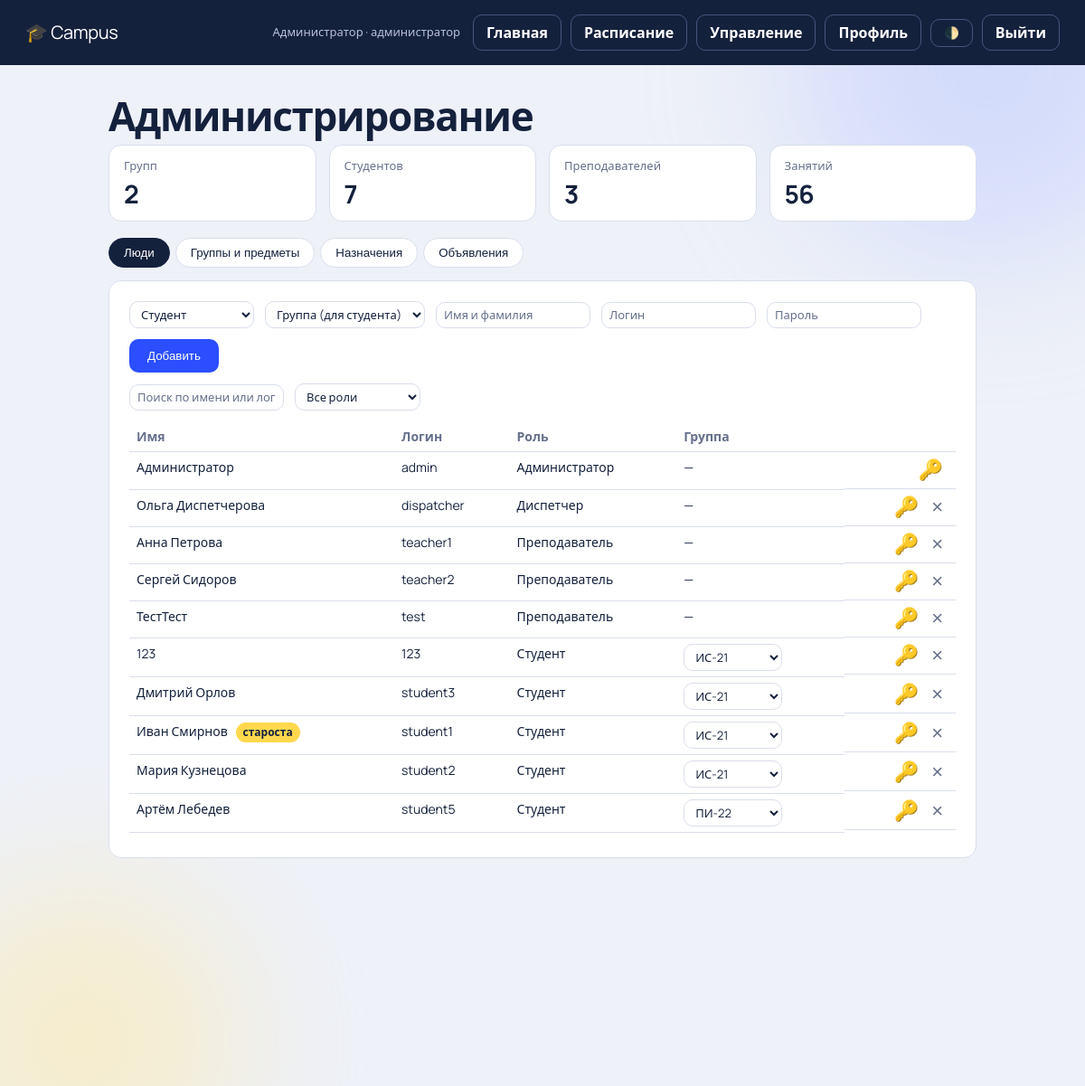
The page /admin (signed in) on the database its author committed.
### tables this page shows
CREATE TABLE users(id INTEGER PRIMARY KEY, login TEXT UNIQUE NOT NULL, pw TEXT NOT NULL, name TEXT NOT NULL,
  role TEXT NOT NULL, group_id INTEGER REFERENCES groups(id));

CREATE TABLE groups(id INTEGER PRIMARY KEY, name TEXT UNIQUE NOT NULL, head_id INTEGER REFERENCES users(id) ON DELETE SET NULL);

### campus/app.py (the view)
@app.route("/admin")
@role("admin")
def admin():
    d = db(); q = lambda x: d.execute(x).fetchall(); one = lambda x: d.execute(x).fetchone()[0]
    users = q("""SELECT u.*, g.name gname FROM users u LEFT JOIN groups g ON g.id=u.group_id
      ORDER BY CASE u.role WHEN 'admin' THEN 0 WHEN 'dispatcher' THEN 1 WHEN 'teacher' THEN 2 ELSE 3 END, g.name, u.name""")
    sbg = {}
    for u in users:
        if u["role"] == "student" and u["group_id"]: sbg.setdefault(u["group_id"], []).append(u)
    return render_template("admin.html", users=users, sbg=sbg, groups=q("SELECT * FROM groups ORDER BY name"),
        subjects=q("SELECT * FROM subjects ORDER BY name"), teachers=q("SELECT * FROM users WHERE role='teacher' ORDER BY name"),
        assigns=q("""SELECT a.id, g.name gname, s.name sname, t.name tname FROM assignments a JOIN groups g ON g.id=a.group_id
                     JOIN subjects s ON s.id=a.subject_id JOIN users t ON t.id=a.teacher_id ORDER BY g.name, s.name, t.name"""),
        counts=dict(groups=one("SELECT COUNT(*) FROM groups"), students=one("SELECT COUNT(*) FROM users WHERE role='student'"),
                    teachers=one("SELECT COUNT(*) FROM users WHERE role='teacher'"), lessons=one("SELECT COUNT(*) FROM lessons")),
        anns=announcements(), can_del=True, all_ok=True)

### campus/app.py (called while the page is built)
def db():
    if "db" not in g:
        g.db = sqlite3.connect(DB); g.db.row_factory = sqlite3.Row
        g.db.execute("PRAGMA foreign_keys=ON")
    return g.db

def role(*rs):
    def deco(f):
        @wraps(f)
        def wrap(*a, **k):
            if session.get("role") not in rs:
                return redirect(url_for("login"))
            return f(*a, **k)
        return wrap
    return deco

@app.context_processor
def inject():
    return dict(now=datetime.now(), WDF=WDF)

def announcements(where="", args=()):
    return db().execute("""SELECT a.*, u.name author, g.name gname FROM announcements a JOIN users u ON u.id=a.author_id
      LEFT JOIN groups g ON g.id=a.group_id """ + where + " ORDER BY a.id DESC LIMIT 8", args).fetchall()

### templates/admin.html (shortened to what this page needs)
{% extends "base.html" %}{% block title %}Администрирование — Campus{% endblock %}
{% block content %}{% macro del(kind, id, msg='Удалить? Связанные данные тоже будут удалены.') %}<form method="post" action="{{ url_for('admin_act', act='del') }}" onsubmit="return confirm('{{ msg }}')"><input type="hidden" name="kind" value="{{ kind }}"><input type="hidden" name="id" value="{{ id }}"><button class="x" title="Удалить">×</button></form>{% endmacro %}
{% macro key(id) %}<button type="button" class="x k" title="Сменить пароль" onclick="resetPw({{ id }})">🔑</button>{% endmacro %}
{% set roles = {'admin':'Администратор','dispatcher':'Диспетчер','teacher':'Преподаватель','student':'Студент'} %}
<h1 class="in">Администрирование</h1>
<div class="cnts in" style="--i:1"><div class="card"><small>Групп</small><b>{{ counts.groups }}</b></div><div class="card"><small>Студентов</small><b>{{ counts.students }}</b></div><div class="card"><small>Преподавателей</small><b>{{ counts.teachers }}</b></div><div class="card"><small>Занятий</small><b>{{ counts.lessons }}</b></div></div>
<div class="tabs in" style="--i:2"><button class="on" data-t="people">Люди</button><button data-t="structure">Группы и предметы</button><button data-t="assign">Назначения</button><button data-t="news">Объявления</button></div>
<section class="pane on" id="people"><div class="card"><form class="row compact" method="post" action="{{ url_for('admin_act', act='user') }}">
<select name="role"><option value="student">Студент</option><option value="teacher">Преподаватель</option><option value="dispatcher">Диспетчер</option></select>
<select name="group_id"><option value="">Группа (для студента)</option>{% for g in groups %}<option value="{{ g.id }}">{{ g.name }}</option>{% endfor %}</select>
<input name="name" placeholder="Имя и фамилия" required><input name="login" placeholder="Логин" required><input name="password" type="password" placeholder="Пароль" required><button class="btn">Добавить</button></form>
<div class="row compact" style="margin:12px 0"><input id="qi" placeholder="Поиск по имени или логину"><select id="rf"><option value="">Все роли</option></select></div>
<div class="scroll" style="max-height:460px;overflow-y:auto"><table class="tbl compact" id="ut"><thead><tr><th>Имя</th><th>Логин</th><th>Роль</th><th>Группа</th><th></th></tr></thead><tbody>
{% for u in users %}<tr data-r="{{ u.role }}"><td>{{ u.name }}{% for g in groups if g.head_id == u.id %} <span class="badge">староста</span>{% endfor %}</td><td>{{ u.login }}</td><td>{{ roles[u.role] }}</td>
<td>{% if u.role == 'student' %}<form method="post" action="{{ url_for('admin_act', act='move') }}"><input type="hidden" name="id" value="{{ u.id }}"><select name="group_id" onchange="this.form.submit()"><option value="">Без группы</option>{% for g in groups %}<option value="{{ g.id }}" {% if g.id == u.group_id %}selected{% endif %}>{{ g.name }}</option>{% endfor %}</select></form>{% else %}—{% endif %}</td>
<td class="act">{{ key(u.id) }}{% if u.id != session.uid %}{{ del('user', u.id) }}{% endif %}</td></tr>{% endfor %}</tbody></table></div></div></section>
<form id="pwf" method="post" action="{{ url_for('admin_act', act='pw') }}"><input type="hidden" name="id"><input type="hidden" name="password"></form>{% endblock %}

### templates/base.html (shortened to what this page needs)
<!doctype html>
<html lang="ru"><head><meta charset="utf-8"><meta name="viewport" content="width=device-width,initial-scale=1">
<link rel="stylesheet" href="{{ url_for('static', filename='style.css') }}"><link rel="stylesheet" href="{{ url_for('static', filename='extra.css') }}">
</head>
<body><div class="blob b1"></div><div class="blob b2"></div>
{% if session.uid %}<header>
<a class="logo" href="{{ url_for('index') }}">🎓 Campus</a>
<nav class="nav" id="mainNav">
<span class="nav-user">{{ session.name }} · {{ {'admin':'администратор','dispatcher':'диспетчер','teacher':'преподаватель','student':'студент'}[session.role] }}</span>
<a class="btn ghost" href="{{ url_for('index') }}">Главная</a>
<a class="btn ghost" href="{{ url_for('schedule') }}">Расписание</a>
{% if session.role in ('admin', 'dispatcher') %}<a class="btn ghost" href="{{ url_for('dispatcher') }}">Управление</a>{% endif %}
<a class="btn ghost" href="{{ url_for('profile') }}">Профиль</a>
<button type="button" class="btn ghost theme-btn" id="themeBtn" title="Тема">🌓</button>
<a class="btn ghost" href="{{ url_for('logout') }}">Выйти</a>
</nav>
</header>{% endif %}
<main class="wrap">{% block content %}{% endblock %}</main><div id="toast"></div>
{% block js %}{% endblock %}</body></html>

### static/style.css (style rules this page uses)
:root { --bg:#eef1f8;--ink:#14213d;--mut:#66708c;--line:#d9deec;--card:#fff;--a:#2b4eff;--hl:#ffd84d;--ok:#1fa971;--bad:#e5484d }
* { box-sizing:border-box;margin:0 }
body { font-family:Manrope,"Segoe UI",system-ui,sans-serif;background:var(--bg);color:var(--ink);min-height:100vh;line-height:1.5 }
.blob { position:fixed;z-index:-1;border-radius:50%;filter:blur(80px);opacity:.5;animation:drift 20s ease-in-out infinite }
.b1 { width:420px;height:420px;background:#b9c6ff;top:-140px;right:-100px }
.b2 { width:340px;height:340px;background:#ffe9a0;bottom:-120px;left:-80px;animation-delay:-8s }
header { display:flex;align-items:center;gap:16px;padding:16px 28px;background:var(--ink);color:#fff;animation:drop .6s cubic-bezier(.2,.8,.2,1) }
header .nav-user { color:#b8c0dd;font-size:13px }
.logo { font-size:20px;letter-spacing:-.02em }
.wrap { max-width:1000px;margin:0 auto;padding:32px 20px 60px }
h1 { font-size:clamp(28px,5vw,44px);letter-spacing:-.03em;line-height:1.1;margin-bottom:8px }
.card { background:var(--card);border:1px solid var(--line);border-radius:14px;padding:22px;margin-bottom:18px }
.in { animation:up .7s cubic-bezier(.2,.8,.2,1) both;animation-delay:calc(var(--i,0)*90ms) }
.btn { display:inline-block;border:0;cursor:pointer;background:var(--a);color:#fff;padding:11px 20px;border-radius:10px;font:600 15px inherit;text-decoration:none;transition:transform .2s,box-shadow .2s }
.btn.ghost { background:transparent;border:1px solid var(--line);color:var(--ink);padding:7px 14px }
input,select,textarea { font:inherit;padding:10px 12px;border:1px solid var(--line);border-radius:10px;background:var(--card);color:var(--ink);transition:border-color .2s,box-shadow .2s }
input::placeholder,textarea::placeholder { color:var(--mut) }
select option { background:var(--card);color:var(--ink) }
select option:checked,select option:hover,select option:focus { background:var(--a);color:#ffffff }
.row { display:flex;gap:12px;flex-wrap:wrap;align-items:end }
.tbl { width:100%;border-collapse:collapse }
.tbl td,.tbl th { padding:12px 10px;border-bottom:1px solid var(--line);text-align:left }
.tbl th { color:var(--mut);font-weight:600;font-size:14px }
.tbl tr { transition:background .2s }
.scroll { overflow-x:auto;padding-bottom:6px }
.card form.row { margin-bottom:10px }
.x { border:0;background:none;color:var(--mut);font-size:22px;cursor:pointer;transition:color .2s,transform .3s }

### rows shown on the page
users: name "Администратор", name "администратор", login "admin", role "Администратор"
users: name "Ольга Диспетчерова", login "dispatcher", role "Диспетчер"
users: name "Анна Петрова", login "teacher1", role "Преподаватель"
users: name "Сергей Сидоров", login "teacher2", role "Преподаватель"
users: name "ТестТест", login "test", role "Преподаватель"
users: name "123", login "123", role "Студент", group_id "ИС-21"
users: name "Дмитрий Орлов", login "student3", role "Студент", group_id "ИС-21"
users: name "Иван Смирнов", login "student1", role "Студент", group_id "ИС-21"
users: name "Мария Кузнецова", login "student2", role "Студент", group_id "ИС-21"
users: name "Артём Лебедев", login "student5", role "Студент", group_id "ПИ-22"

### other values the page prints
{{ counts.groups }} "2"
{{ counts.students }} "7"
{{ counts.teachers }} "3"
{{ counts.lessons }} "56"
